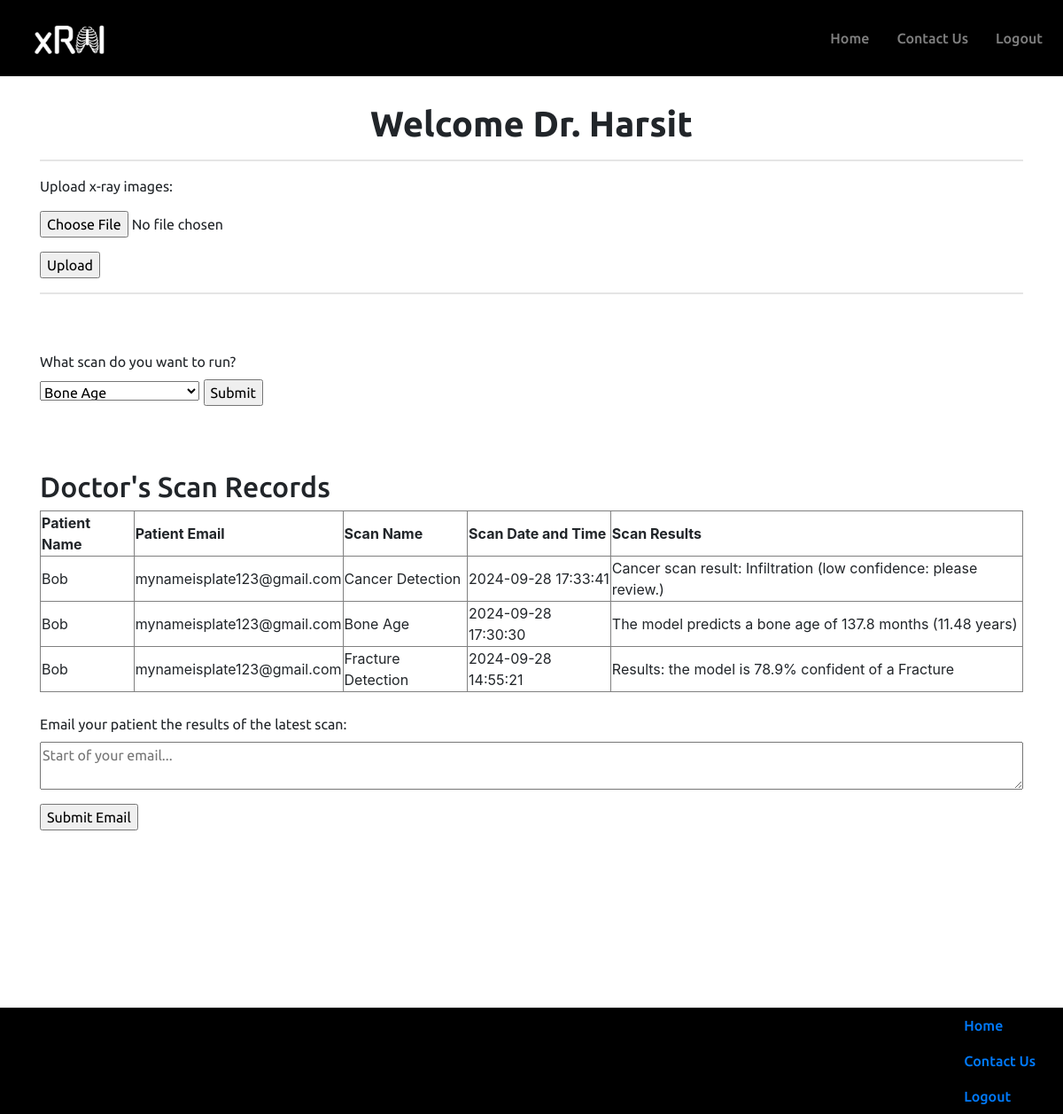
Page / (signed in) on the committed database.
### website/models.py (models this page shows)
class User(db.Model, UserMixin):
    id = db.Column(db.Integer, primary_key=True)
    email = db.Column(db.String(150), unique=True)
    password = db.Column(db.String(150))
    first_name = db.Column(db.String(150))
    isdoctor = db.Column(db.String(150))
    notes = db.relationship('Note')

class Scan(db.Model):
    id = db.Column(db.Integer, primary_key=True)
    doctoruser_id = db.Column(db.Integer, db.ForeignKey('user.id'))
    patientuser_id = db.Column(db.Integer, db.ForeignKey('user.id'))
    date_of_scan = db.Column(db.DateTime(timezone=True), default=func.now())
    scan_name = db.Column(db.String(150))
    scan_result = db.Column(db.String(10000))
    doctor = db.relationship('User', foreign_keys=[doctoruser_id])
    patient = db.relationship('User', foreign_keys=[patientuser_id])

### website/views.py (the view, shortened to what this page needs)
@views.route('/', methods=['GET', 'POST'])
@login_required
def home():
    scan_data = []
    if current_user.isdoctor == 'Yes':
        doctor_scans = db.session.query(Scan, User).filter(Scan.doctoruser_id == current_user.id).join(User, Scan.patientuser_id == User.id).order_by(desc(Scan.date_of_scan)).all()
        for scan, patient in doctor_scans:
            scan_data.append({
                'patient_name': patient.first_name,
                'patient_email': patient.email,
                'scan_name': scan.scan_name,
                'scan_result': scan.scan_result,
                'scan_datetime': scan.date_of_scan.strftime('%Y-%m-%d %H:%M:%S')  # Format datetime
            })
    return render_template("home.html", user=current_user, scan_data=scan_data)

### website/__init__.py (called while the page is built)
def create_app():
    app = Flask(__name__)
    app.config['SECRET_KEY'] = 'hjshjhdjah kjshkjdhjs'
    app.config['SQLALCHEMY_DATABASE_URI'] = f'sqlite:///{DB_NAME}'
    db.init_app(app)
    from .views import views
    from .auth import auth
    app.register_blueprint(views, url_prefix='/')
    app.register_blueprint(auth, url_prefix='/')
    from .models import User, Scan
    with app.app_context():
        db.create_all()
    login_manager = LoginManager()
    login_manager.login_view = 'auth.login'
    login_manager.init_app(app)
    @login_manager.user_loader
    def load_user(id):
        return User.query.get(int(id))
    return app

### website/templates/home.html (shortened to what this page needs)
{% extends "base.html" %} {% block title %}Home{% endblock %} {% block content
%} {% if user.isdoctor == "Yes" %}
<h1 align="center" class="pageTitle">Welcome Dr. {{user.first_name}}</h1>
<hr style="border-width: 2px" />
<p>Upload x-ray images:</p>
<form
  name="ImageUploadForm"
  action=""
  method="post"
  enctype="multipart/form-data"
>
  <input type="file" name="image" accept="image/*" />
  <br />
  <input
    type="submit"
    value="Upload"
    style="display: block; margin-top: 16px"
  />
</form>
<hr style="border-width: 2px" />
<br />
<br />
<label for="getChoice">What scan do you want to run?</label>
<form name="getChoice" action="" method="post">
  <select name="getChoice" id="getChoice">
    <option value="boneAge">Bone Age</option>
  </select>
  <input type="submit" value="Submit" />
</form>
<br />
<br />
<br />
<h2>Doctor's Scan Records</h2>
<table border="1">
  <thead>
    <tr>
      <th>Patient Name</th>
      <th>Patient Email</th>
      <th>Scan Name</th>
      <th>Scan Date and Time</th>
      <th>Scan Results</th>
    </tr>
  </thead>
  <tbody>
    {% if scan_data %} {% for scan in scan_data %}
    <tr>
      <td>{{ scan.patient_name }}</td>
      <td>{{ scan.patient_email }}</td>
      <td>{{ scan.scan_name }}</td>
      <td>{{ scan.scan_datetime }}</td>
      <td>{{ scan.scan_result }}</td>
    </tr>
    {% endfor %} {% else %}
    <tr>
      <td colspan="5">
        No scans available or scan in progress. Please click on the Home page.
      </td>
    </tr>
    {% endif %}
  </tbody>
</table>
<br />
<label for="emailForm"
  >Email your patient the results of the latest scan:</label
>
<form name="emailForm" action="" method="post">
  <textarea
    name="note"
    placeholder="Start of your email..."
    style="width: 100%"
  ></textarea>
  <input
    type="submit"
    value="Submit Email"
    style="margin-top: 10px; display: block"
  />
</form>
{% endif %} {% endblock %}

### website/static/style.css (style rules this page uses)
.ubuntu-regular, p, label, input, textarea, option, select { font-family: "Ubuntu", system-ui; font-weight: 400; font-style: normal; }
.ubuntu-medium, h2, h3, h4, strong, button, figcaption { font-family: "Ubuntu", system-ui; font-weight: 500; font-style: normal; }
.ubuntu-bold, h1 { font-family: "Ubuntu", system-ui; font-weight: 700; font-style: normal; }
.pageTitle { margin-top: 30px; }
body { overflow-x: hidden; }

### rows in the picture
User: first_name "Harsit"
Scan: patient_name "Bob", patient_email "mynameisplate123@gmail.com", scan_name "Cancer Detection", scan_datetime "2024-09-28 17:33:41", scan_result "Cancer scan result: Infiltration (low confidence: please review.)"
User: patient_name "Bob" "Bob", patient_email "mynameisplate123@gmail.com" "mynameisplate123@gmail.com"
Scan: scan_name "Bone Age", scan_result "The model predicts a bone age of 137.8 months (11.48 years)"
Scan: scan_name "Fracture Detection", scan_result "Results: the model is 78.9% confident of a Fracture"

### other values in the picture
{{ scan.scan_datetime }} "2024-09-28 17:30:30" "2024-09-28 14:55:21"
